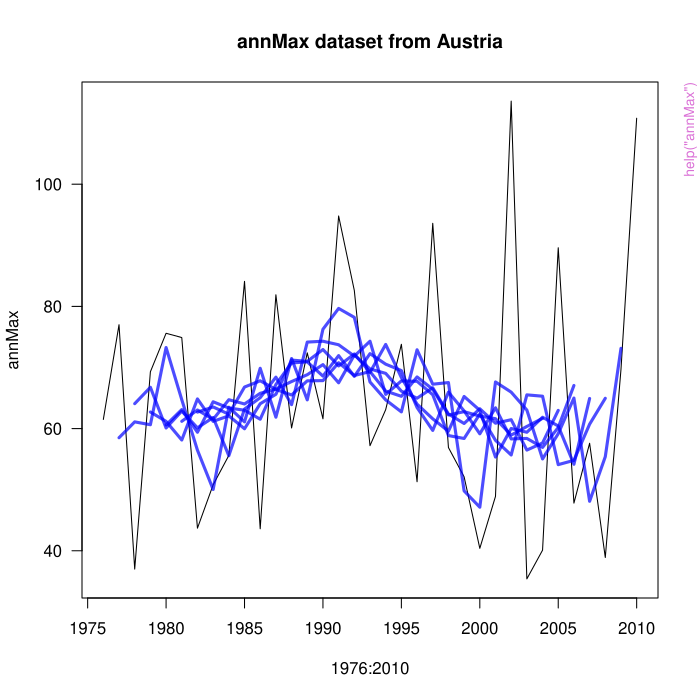

R code for this plot:
pkgname <- "extremeStat"
source(file.path(R.home("share"), "R", "examples-header.R"))
options(warn = 1)
options(pager = "console")
library('extremeStat')

base::assign(".oldSearch", base::search(), pos = 'CheckExEnv')
base::assign(".old_wd", base::getwd(), pos = 'CheckExEnv')
cleanEx()
nameEx("annMax")
### * annMax

flush(stderr()); flush(stdout())

### Name: annMax
### Title: annual discharge maxima (streamflow)
### Aliases: annMax
### Keywords: datasets

### ** Examples


data(annMax)
str(annMax)
str(annMax)
plot(1976:2010, annMax, type="l", las=1, main="annMax dataset from Austria")
# Moving Average with different window widths:
berryFunctions::movAvLines(annMax, x=1976:2010, lwd=3, alpha=0.7)




cleanEx()
nameEx("distLexBoot")
### * distLexBoot

flush(stderr()); flush(stdout())

### Name: distLexBoot
### Title: Bootstrapping uncertainty intervals for return periods
### Aliases: distLexBoot
### Keywords: bootstrap distribution dplot hplot montecarlo ts

### ** Examples


data(annMax)
dlf <- distLextreme(annMax, selection=c("wak","gum","gev","nor"))
dlfB <- distLexBoot(dlf, nbest=4, conf.lev=0.5, n=10) # n low for quick example tests
plotLexBoot(dlfB)




cleanEx()
nameEx("distLextreme")
### * distLextreme

flush(stderr()); flush(stdout())

### Name: distLextreme
### Title: Extreme value stats
### Aliases: distLextreme
### Keywords: distribution dplot hplot ts

### ** Examples


# Basic examples
# BM vs POT
# Plotting options
# weighted mean based on Goodness of fit (GOF)
# Effect of data proportion used to estimate GOF
# compare extremeStat with other packages

library(lmomco)
library(berryFunctions)

data(annMax) # annual streamflow maxima in river in Austria

# Basic examples ---------------------------------------------------------------
dlf <- distLextreme(annMax)
plotLextreme(dlf, log=TRUE)

# Object structure:
str(dlf, max.lev=2)
printL(dlf)

# discharge levels for default return periods:
dlf$returnlev

# Estimate discharge that could occur every 80 years (at least empirically):
Q80 <- distLextreme(dlf=dlf, RPs=80)$returnlev
round(sort(Q80[1:17,1]),1)
# 99 to 143 m^3/s can make a relevant difference in engineering!
# That's why the rows weighted by GOF are helpful. Weights are given as in
plotLweights(dlf) # See also section weighted mean below
# For confidence intervals see ?distLexBoot

# Return period of a given discharge value, say 120 m^3/s:
round0(sort(1/(1-sapply(dlf$parameter, plmomco, x=120) )  ),1)
# exponential:                 every 29 years
# gev (general extreme value dist):  59,
# Weibull:                     every 73 years only


# BM vs POT --------------------------------------------------------------------
# Return levels by Block Maxima approach vs Peak Over Threshold approach:
# BM distribution theoretically converges to GEV, POT to GPD

data(rain, package="ismev")
days <- seq(as.Date("1914-01-01"), as.Date("1961-12-30"), by="days")
BM <- tapply(rain, format(days,"%Y"), max)  ;  rm(days)
dlfBM <- plotLextreme(distLextreme(BM, emp=FALSE), ylim=lim0(100), log=TRUE, nbest=10)
plotLexBoot(distLexBoot(dlfBM, quiet=TRUE), ylim=lim0(100))
plotLextreme(dlfBM, log=TRUE, ylim=lim0(100))

dlfPOT99 <- distLextreme(rain, npy=365.24, trunc=0.99, emp=FALSE)
dlfPOT99 <- plotLextreme(dlfPOT99, ylim=lim0(100), log=TRUE, nbest=10, main="POT 99")
printL(dlfPOT99)

# using only nonzero values (normally yields better fits, but not here)
rainnz <- rain[rain>0]
dlfPOT99nz <- distLextreme(rainnz, npy=length(rainnz)/48, trunc=0.99, emp=FALSE)
dlfPOT99nz <- plotLextreme(dlfPOT99nz, ylim=lim0(100), log=TRUE, nbest=10,
                           main=paste("POT 99 x>0, npy =", round(dlfPOT99nz$npy,2)))

## Not run: 
##D  ## Excluded from CRAN R CMD check because of computing time
##D 
##D dlfPOT99boot <- distLexBoot(dlfPOT99, prop=0.4)
##D printL(dlfPOT99boot)
##D plotLexBoot(dlfPOT99boot)
##D 
##D 
##D dlfPOT90 <- distLextreme(rain, npy=365.24, trunc=0.90, emp=FALSE)
##D dlfPOT90 <- plotLextreme(dlfPOT90, ylim=lim0(100), log=TRUE, nbest=10, main="POT 90")
##D 
##D dlfPOT50 <- distLextreme(rain, npy=365.24, trunc=0.50, emp=FALSE)
##D dlfPOT50 <- plotLextreme(dlfPOT50, ylim=lim0(100), log=TRUE, nbest=10, main="POT 50")
## End(Not run)

ig99 <- ismev::gpd.fit(rain, dlfPOT99$threshold)
ismev::gpd.diag(ig99); title(main=paste(99, ig99$threshold))
## Not run: 
##D ig90 <- ismev::gpd.fit(rain, dlfPOT90$threshold)
##D ismev::gpd.diag(ig90); title(main=paste(90, ig90$threshold))
##D ig50 <- ismev::gpd.fit(rain, dlfPOT50$threshold)
##D ismev::gpd.diag(ig50); title(main=paste(50, ig50$threshold))
## End(Not run)


# Plotting options -------------------------------------------------------------
plotLextreme(dlf=dlf)
# Line colors / select distributions to be plotted:
plotLextreme(dlf, nbest=17, distcols=heat.colors(17), lty=1:5) # lty is recycled
plotLextreme(dlf, selection=c("gev", "gam", "gum"), distcols=4:6, PPcol=3, lty=3:2)
plotLextreme(dlf, selection=c("gpa","glo","wei","exp"), pch=c(NA,NA,6,8),
                 order=TRUE, cex=c(1,0.6, 1,1), log=TRUE, PPpch=c(16,NA), n_pch=20)
# use n_pch to say how many points are drawn per line (important for linear axis)

plotLextreme(dlf, legarg=list(cex=0.5, x="bottom", box.col="red", col=3))
# col in legarg list is (correctly) ignored
## Not run: 
##D ## Excluded from package R CMD check because it's time consuming
##D 
##D plotLextreme(dlf, PPpch=c(1,NA)) # only Weibull plotting positions
##D # add different dataset to existing plot:
##D distLextreme(Nile/15, add=TRUE, PPpch=NA, distcols=1, selection="wak", legend=FALSE)
##D 
##D # Logarithmic axis
##D plotLextreme(distLextreme(Nile), log=TRUE, nbest=8)
##D 
##D 
##D 
##D # weighted mean based on Goodness of fit (GOF) ---------------------------------
##D # Add discharge weighted average estimate continuously:
##D plotLextreme(dlf, nbest=17, legend=FALSE)
##D abline(h=115.6, v=50)
##D RP <- seq(1, 70, len=100)
##D DischargeEstimate <- distLextreme(dlf=dlf, RPs=RP, plot=FALSE)$returnlev
##D lines(RP, DischargeEstimate["weighted2",], lwd=3, col="orange")
##D 
##D # Or, on log scale:
##D plotLextreme(dlf, nbest=17, legend=FALSE, log=TRUE)
##D abline(h=115.9, v=50)
##D RP <- unique(round(logSpaced(min=1, max=70, n=200, plot=FALSE),2))
##D DischargeEstimate <- distLextreme(dlf=dlf, RPs=RP)$returnlev
##D lines(RP, DischargeEstimate["weighted2",], lwd=5)
##D 
##D 
##D # Minima -----------------------------------------------------------------------
##D 
##D browseURL("http://nrfa.ceh.ac.uk/data/station/meanflow/39072")
##D qfile <- system.file("extdata/discharge39072.csv", package="berryFunctions")
##D Q <- read.table(qfile, skip=19, header=TRUE, sep=",", fill=TRUE)[,1:2]
##D rm(qfile)
##D colnames(Q) <- c("date","discharge")
##D Q$date <- as.Date(Q$date)
##D plot(Q, type="l")
##D Qmax <- tapply(Q$discharge, format(Q$date,"%Y"), max)
##D plotLextreme(distLextreme(Qmax, quiet=TRUE))
##D Qmin <- tapply(Q$discharge, format(Q$date,"%Y"), min)
##D dlf <- distLextreme(-Qmin, quiet=TRUE, RPs=c(2,5,10,20,50,100,200,500))
##D plotLextreme(dlf, ylim=c(0,-31), yaxs="i", yaxt="n", ylab="Q annual minimum", nbest=14)
##D axis(2, -(0:3*10), 0:3*10, las=1)
##D -dlf$returnlev[c(1:14,21), ]
##D # Some distribution functions are an obvious bad choice for this, so I use
##D # weighted 3: Values weighted by GOF of dist only for the best half.
##D # For the Thames in Windsor, we will likely always have > 9 m^3/s streamflow
##D 
##D 
##D # compare extremeStat with other packages: ---------------------------------------
##D library(extRemes)
##D plot(fevd(annMax))
##D par(mfrow=c(1,1))
##D return.level(fevd(annMax, type="GEV")) # "GP", "PP", "Gumbel", "Exponential"
##D distLextreme(dlf=dlf, RPs=c(2,20,100))$returnlev["gev",]
##D # differences are small, but noticeable...
##D # if you have time for a more thorough control, please pass me the results!
##D 
##D 
##D # yet another dataset for testing purposes:
##D Dresden_AnnualMax <- c(403, 468, 497, 539, 542, 634, 662, 765, 834, 847, 851, 873,
##D 885, 983, 996, 1020, 1028, 1090, 1096, 1110, 1173, 1180, 1180,
##D 1220, 1270, 1285, 1329, 1360, 1360, 1387, 1401, 1410, 1410, 1456,
##D 1556, 1580, 1610, 1630, 1680, 1734, 1740, 1748, 1780, 1800, 1820,
##D 1896, 1962, 2000, 2010, 2238, 2270, 2860, 4500)
##D plotLextreme(distLextreme(Dresden_AnnualMax))
## End(Not run) # end dontrun




cleanEx()
nameEx("distLfit")
### * distLfit

flush(stderr()); flush(stdout())

### Name: distLfit
### Title: Fit distributions via L-moments
### Aliases: distLfit
### Keywords: distribution dplot hplot univar

### ** Examples


data(annMax)
# basic usage on real data (annual discharge maxima in Austria)
dlf <- distLfit(annMax)
str(dlf, max.lev=2)
printL(dlf)
plotLfit(dlf)

# arguments that can be passed to plotting function:
plotLfit(dlf, lty=2, col=3, nbest=17, legargs=list(lwd=3), main="booh!")
set.seed(42)
dlf_b <- distLfit(rbeta(100, 5, 2))
plotLfit(dlf_b, nbest=10, legargs=c(x="left"))
plotLfit(dlf_b, selection=c("gpa", "glo", "gev", "wak"))
plotLfit(dlf_b, selection=c("gpa", "glo", "gev", "wak"), order=TRUE)
plotLfit(dlf_b, distcols=c("orange",3:6), lty=1:3) # lty is recycled
plotLfit(dlf_b, cdf=TRUE)
plotLfit(dlf_b, cdf=TRUE, histargs=list(do.points=FALSE), sel="nor")


# logarithmic axes:
set.seed(1)
y <- 10^rnorm(300, mean=2, sd=0.3) # if you use 1e4, distLfit will be much slower
hist(y, breaks=20)
berryFunctions::logHist(y, col=8)
dlf <- distLfit(log10(y))
plotLfit(dlf, breaks=50)
plotLfit(dlf, breaks=50, log=TRUE)


# Goodness of fit: how well do the distributions fit the original data?
# measured by RMSE of cumulated distribution function and ?ecdf
# RMSE: root of average of ( errors squared )  ,   errors = line distances
dlf <- distLfit(annMax, ks=TRUE)
plotLfit(dlf, cdf=TRUE, sel=c("wak", "revgum"))
x <- sort(annMax)
segments(x0=x, y0=lmomco::plmomco(x, dlf$parameter$revgum), y1=ecdf(annMax)(x), col=2)
segments(x0=x, y0=lmomco::plmomco(x, dlf$parameter$wak), y1=ecdf(annMax)(x), col=4, lwd=2)
# weights by three different weighting schemes, see distLweights:
plotLweights(dlf)
plotLfit(distLfit(annMax              ), cdf=TRUE, nbest=17)$gof
plotLfit(distLfit(annMax, truncate=0.7), cdf=TRUE, nbest=17)$gof
pairs(dlf$gof[,-(2:5)]) # measures of goodness of fit are correlated quite well here.
dlf$gof

# Kolmogorov-Smirnov Tests for normal distribution return slightly different values:
library(lmomco)
ks.test(annMax, "pnorm", mean(annMax), sd(annMax) )$p.value
ks.test(annMax, "cdfnor", parnor(lmoms(annMax)))$p.value


# Fit all available distributions (30):
## Not run: 
##D # this takes a while...
##D d_all <- distLfit(annMax, speed=FALSE, progbars=TRUE) # 20 sec
##D printL(d_all)
##D plotLfit(d_all, nbest=30, distcols=grey(1:22/29), xlim=c(20,140))
##D plotLfit(d_all, nbest=30, ylim=c(0,0.04), xlim=c(20,140))
##D plotLweights(d_all)
##D d_all$gof
## End(Not run)




cleanEx()
nameEx("distLquantile")
### * distLquantile

flush(stderr()); flush(stdout())

### Name: distLquantile
### Title: distribution quantiles
### Aliases: distLquantile
### Keywords: distribution robust univar

### ** Examples


data(annMax) # Annual Discharge Maxima (streamflow)

distLquantile(annMax, emp=FALSE)[,] # several distribution functions in lmomco
distLquantile(annMax, truncate=0.8, probs=0.95)[,] # POT (annMax already block maxima)
dlf <- distLquantile(annMax, probs=0.95, list=TRUE)
plotLquantile(dlf, linargs=list(lwd=3), nbest=5, breaks=10)
dlf$quant
# Parametric 95% quantile estimates range from 92 to 111!
# But the best fitting distributions all lie aroud 103.

# compare General Pareto Fitting methods
# Theoretically, the tails of distributions converge to GPD (General Pareto)
# q_gpd compares several R packages for fitting and quantile estimation:
dlq <- distLquantile(annMax, weighted=FALSE, quiet=TRUE, probs=0.97, list=TRUE)
dlq$quant
plotLquantile(dlq) # per default best fitting distribution functions
plotLquantile(dlq, row=c("wak","GPD*"), nbest=14)
#pdf("dummy.pdf", width=9)
plotLquantile(dlq, row="GPD*", nbest=13, xlim=c(102,110),
          linargs=list(lwd=3), heights=seq(0.02, 0.005, len=14))
#dev.off()


## Not run: 
##D ## Taken out from CRAN package check because it's slow
##D 
##D # Sanity checks: important for very small samples:
##D x1 <- c(2.6, 2.5, 2.9, 3, 5, 2.7, 2.7, 5.7, 2.8, 3.1, 3.6, 2.6, 5.8, 5.6, 5.7, 5.3)
##D q1 <- distLquantile(x1, sanerange=c(0,500), sanevals=c(NA,500))
##D x2 <- c(6.1, 2.4, 4.1, 2.4, 6, 6.3, 2.9, 6.8, 3.5)
##D q2 <- distLquantile(x2, sanerange=c(0,500), sanevals=c(NA,500), quiet=FALSE)
##D x3 <- c(4.4, 3, 1.8, 7.3, 2.1, 2.1, 1.8, 1.8)
##D q3 <- distLquantile(x3, sanerange=c(0,500), sanevals=c(NA,500))
##D 
##D # weighted distribution quantiles are calculated by different weighting schemes:
##D plotLweights(dlf)
##D 
##D # If speed is important and parameters are already available, pass them via dlf:
##D distLquantile(dlf=dlf, probs=0:5/5, selection=c("wak","gev","kap"))
##D distLquantile(dlf=dlf, truncate=0.3, list=TRUE)$truncate
##D 
##D # censored (truncated, trimmed) quantile, Peak Over Treshold (POT) method:
##D qwak <- distLquantile(annMax, sel="wak", prob=0.95, emp=FALSE, list=TRUE)
##D plotLquantile(qwak, ylim=c(0,0.06) ); qwak$quant
##D qwak2 <-distLquantile(annMax, sel="wak", prob=0.95, emp=FALSE, list=TRUE, truncate=0.6)
##D plotLquantile(qwak2, add=TRUE, distcols="blue")
##D 
##D 
##D # Simulation of truncation effect
##D library(lmomco)
##D #set.seed(42)
##D rnum <- rlmomco(n=1e3, para=dlf$parameter$gev)
##D myprobs <- c(0.9, 0.95, 0.99, 0.999)
##D mytrunc <- seq(0, 0.9, length.out=20)
##D trunceffect <- sapply(mytrunc, function(mt) distLquantile(rnum, selection="gev",
##D                              probs=myprobs, truncate=mt, quiet=TRUE,
##D                              pempirical=FALSE)["gev",])
##D # If more values are truncated, the function runs faster
##D 
##D op <- par(mfrow=c(2,1), mar=c(2,4.5,2,0.5), cex.main=1)
##D dlf1 <- distLquantile(rnum, sel="gev", probs=myprobs, emp=FALSE, list=TRUE)
##D dlf2 <- distLquantile(rnum, sel="gev", probs=myprobs, emp=FALSE, list=TRUE, truncate=0.3)
##D plotLquantile(dlf1, ylab="", xlab="")
##D plotLquantile(dlf2, add=TRUE, distcols=4)
##D legend("right", c("fitted GEV", "fitted with truncate=0.3"), lty=1, col=c(2,4), bg="white")
##D par(mar=c(3,4.5,3,0.5))
##D plot(mytrunc, trunceffect[1,], ylim=range(trunceffect), las=1, type="l",
##D      main=c("High quantiles of 1000 random numbers from gev distribution",
##D            "Estimation based on proportion of lower values truncated"),
##D      xlab="", ylab="parametric quantile")
##D title(xlab="Proportion censored", mgp=c(1.8,1,0))
##D for(i in 2:4) lines(mytrunc, trunceffect[i,])
##D library("berryFunctions")
##D textField(rep(0.5,4), trunceffect[,11], paste0("Q",myprobs*100,"%") )
##D par(op)
##D 
##D trunc <- seq(0,0.1,len=200)
##D dd <- pbsapply(trunc, function(t) distLquantile(annMax,
##D           selection="gpa", weight=FALSE, truncate=t, prob=0.99, quiet=T)[c(1,3),])
##D  plot(trunc, dd[1,], type="o", las=1)
##D lines(trunc, dd[2,], type="o", col=2)
##D 
##D 
##D set.seed(3); rnum <- rlmomco(n=1e3, para=dlf$parameter$gpa)
##D qd99 <- evir::quant(rnum, p=0.99, start=15, end=1000, ci=0.5, models=30)
##D axis(3, at=seq(-1000,0, length=6), labels=0:5/5, pos=par("usr")[3])
##D title(xlab="Proportion truncated", line=-3)
##D mytrunc <- seq(0, 0.9, length.out=30)
##D trunceffect <- sapply(mytrunc, function(mt) distLquantile(rnum, selection="gpa",
##D                       probs=0.99, truncate=mt, plot=FALSE, quiet=TRUE,
##D                       empirical=FALSE, gpd=TRUE))
##D lines(-1000*(1-mytrunc), trunceffect[1,], col=4)
##D lines(-1000*(1-mytrunc), trunceffect[2,], col=3) # interesting...
##D for(i in 3:13) lines(-1000*(1-mytrunc), trunceffect[i,], col=3) # interesting...
##D 
##D # If you want the estimates only for one single truncation, use
##D q_gpd(rnum, probs=myprobs, truncate=0.5)
##D 
## End(Not run) # end dontrun




cleanEx()
nameEx("distLweights")
### * distLweights

flush(stderr()); flush(stdout())

### Name: distLweights
### Title: Compute distribution weights from GOF
### Aliases: distLweights
### Keywords: distribution

### ** Examples

# weights from RMSE vector:
RMSE <- c(gum=0.20, wak=0.17, gam=0.21, gev=0.15)
distLweights(RMSE)
distLweights(RMSE, order=FALSE)

# weights from RMSE in data.frame:
df <- data.frame("99.9%"=2:5, RMSE=sample(3:6))
rownames(df) <- letters[1:4]
df ;  distLweights(df, onlydn=FALSE)

# custom weights:
set.seed(42); x <- data.frame(A=1:5, RMSE=runif(5)) ; x
distLweights(x) # two warnings
distLweights(x, weightc=c("1"=3, "3"=5), onlydn=FALSE)
distLweights(x, weightc=c("1"=3, "3"=5), order=FALSE, onlydn=FALSE)

# real life example:
data(annMax)
cw <- c("gpa"=7, "gev"=3, "wak"=6, "wei"=4, "kap"=3.5, "gum"=3, "ray"=2.1,
        "ln3"=2, "pe3"=2.5, "gno"=4, "gam"=5)
dlf <- distLfit(annMax, weightc=cw, quiet=TRUE, order=FALSE)
plotLweights(dlf)


# GOF judgement by RMSE, not R2 --------
# Both RMSE and R2 are computed with ECDF and TCDF
# R2 may be very good (see below), but fit needs to be close to 1:1 line,
# which is better measured by RMSE

dlf <- distLfit(annMax, ks=TRUE)
op <- par(mfrow=c(1,2), mar=c(3,4,0.5,0.5), mgp=c(1.9,0.7,0))
plot(dlf$gof$RMSE, 17:1, yaxt="n", ylab="", type="o"); axis(2, 17:1, rownames(dlf$gof), las=1)
plot(dlf$gof$R2,   17:1, yaxt="n", ylab="", type="o"); axis(2, 17:1, rownames(dlf$gof), las=1)
par(op)
sel <- c("wak","lap","nor","revgum")
plotLfit(dlf, selection=sel, cdf=TRUE)
dlf$gof[sel,-(2:7)]

x <- sort(annMax, decreasing=TRUE)
ECDF <- ecdf(x)(x)
TCDF <- sapply(sel, function(d) lmomco::plmomco(x,dlf$parameter[[d]]))

plot(TCDF[,"lap"],    ECDF, col="cyan", asp=1, las=1)
points(TCDF[,"nor"],    ECDF, col="green")
#points(TCDF[,"wak"],    ECDF, col="blue")
#points(TCDF[,"revgum"], ECDF, col="red")
abline(a=0, b=1, lwd=3, lty=3)
legend("bottomright", c("lap good RMSE bad R2", "nor bad RMSE good R2"),
       col=c("cyan","green"), lwd=2)
berryFunctions::linReg(TCDF[,"lap"], ECDF, add=TRUE, digits=3, col="cyan", pos1="topleft")
berryFunctions::linReg(TCDF[,"nor"], ECDF, add=TRUE, digits=3, col="green", pos1="left")


# more distinct example (but with fake data)
set.seed(42); x <- runif(30)
y1 <-     x+rnorm(30,sd=0.09)
y2 <- 1.5*x+rnorm(30,sd=0.01)-0.3
plot(x,x, asp=1, las=1, main="High cor (R2) does not necessarily mean good fit!")
berryFunctions::linReg(x, y2, add=TRUE, digits=4, pos1="topleft")
points(x,y2, col="red", pch=3)
points(x,y1, col="blue")
berryFunctions::linReg(x, y1, add=TRUE, digits=4, col="blue", pos1="left")
abline(a=0, b=1, lwd=3, lty=3)




graphics::par(get("par.postscript", pos = 'CheckExEnv'))
cleanEx()
nameEx("extremeStat")
### * extremeStat

flush(stderr()); flush(stdout())

### Name: extremeStat
### Title: Extreme value statistics on a linear scale
### Aliases: extremeStat extremeStat-package
### Keywords: documentation package

### ** Examples

data(annMax) # annual discharge maxima from a stream in Austria
plot(annMax, type="l")
dle <- distLextreme(annMax)
dle$returnlev




cleanEx()
nameEx("plotLexBoot")
### * plotLexBoot

flush(stderr()); flush(stdout())

### Name: plotLexBoot
### Title: Bootstrapping uncertainty intervals for return periods
### Aliases: plotLexBoot
### Keywords: bootstrap distribution dplot hplot montecarlo ts

### ** Examples

# see distLexBoot




cleanEx()
nameEx("plotLextreme")
### * plotLextreme

flush(stderr()); flush(stdout())

### Name: plotLextreme
### Title: Plot extreme value statistics
### Aliases: plotLextreme
### Keywords: distribution dplot hplot

### ** Examples

#see
?distLextreme




cleanEx()
nameEx("plotLfit")
### * plotLfit

flush(stderr()); flush(stdout())

### Name: plotLfit
### Title: Plot distributions fitted with L-moments
### Aliases: plotLfit
### Keywords: distribution hplot

### ** Examples

 # See distLfit




cleanEx()
nameEx("plotLquantile")
### * plotLquantile

flush(stderr()); flush(stdout())

### Name: plotLquantile
### Title: Plot quantiles of distributions fitted with L-moments
### Aliases: plotLquantile
### Keywords: distribution hplot

### ** Examples

# See distLquantile




cleanEx()
nameEx("plotLweights")
### * plotLweights

flush(stderr()); flush(stdout())

### Name: plotLweights
### Title: Distribution rank comparison
### Aliases: plotLweights
### Keywords: distribution hplot

### ** Examples

# see distLweights and distLfit




cleanEx()
nameEx("printL")
### * printL

flush(stderr()); flush(stdout())

### Name: printL
### Title: print dlf objects
### Aliases: printL
### Keywords: list methods print

### ** Examples


# see
?distLextreme




cleanEx()
nameEx("q_gpd")
### * q_gpd

flush(stderr()); flush(stdout())

### Name: q_gpd
### Title: GPD quantile of sample
### Aliases: q_gpd
### Keywords: distribution robust univar

### ** Examples

data(annMax)
q_gpd(annMax)
q_gpd(annMax, truncate=0.6)
q_gpd(annMax, truncate=0.85)
q_gpd(annMax, truncate=0.91)

q_gpd(annMax, package="evir")
q_gpd(annMax, package="evir", method="ml")
q_gpd(annMax, package="evd")
q_gpd(annMax, package="extRemes")
q_gpd(annMax, package="extRemes", method="GMLE")
#q_gpd(annMax, package="extRemes", method="Bayesian") # computes a while
q_gpd(annMax, package="extRemes", method="Lmoments")
q_gpd(annMax, package="extRemes", method="nonsense") # NAs
q_gpd(annMax, package="fExtremes")                   # log warnings
q_gpd(annMax, package="fExtremes", efquiet=TRUE)    # silenced warnings
q_gpd(annMax, package="fExtremes", method= "mle")
q_gpd(annMax, package="ismev")
q_gpd(annMax, package="Renext")
q_gpd(annMax, package="Renext", method="f")
berryFunctions::is.error(q_gpd(annMax, package="nonsense"), force=TRUE)

# compare all at once with
d <- distLquantile(annMax); d
# d <- distLquantile(annMax, speed=FALSE); d # for Bayesian also

q_gpd(annMax, truncate=0.85, package="evd")          # Note about quantiles
q_gpd(annMax, truncate=0.85, package="evir")
q_gpd(annMax, truncate=0.85, package="evir", quiet=TRUE) # No note
q_gpd(annMax, truncate=0.85, package="evir", undertruncNA=FALSE)

q_gpd(annMax, truncate=0.85, package="evir", list=TRUE)
str(  q_gpd(annMax, truncate=0.85, probs=0.6, package="evir", list=TRUE) )# NAs
str(  q_gpd(annMax, package="evir",      list=TRUE)   )
str(  q_gpd(annMax, package="evd",       list=TRUE)   )
str(  q_gpd(annMax, package="extRemes",  list=TRUE)   )
str(  q_gpd(annMax, package="fExtremes", list=TRUE)   )
str(  q_gpd(annMax, package="ismev",     list=TRUE)   )
str(  q_gpd(annMax, package="Renext",    list=TRUE)   )

q_gpd(annMax, package="evir", truncate=0.9, method="ml") # NAs (MLE fails often)

trunc <- seq(0,0.9,len=500)
library("pbapply")
quant <- pbsapply(trunc, function(tr) q_gpd(annMax, pack="evir", method = "pwm",
                                            truncate=tr, quiet=TRUE))
quant <- pbsapply(trunc, function(tr) q_gpd(annMax, pack="lmomco", truncate=tr, quiet=TRUE))
plot(trunc, quant["99%",], type="l", ylim=c(80,130), las=1)
lines(trunc, quant["90%",])
lines(trunc, quant["80%",])
plot(trunc, quant["RMSE",], type="l", las=1)

## Not run: 
##D ## Not run in checks because simulation takes too long
##D 
##D trunc <- seq(0,0.9,len=200)
##D dlfs <- pblapply(trunc, function(tr) distLfit(annMax, truncate=tr, quiet=TRUE, order=FALSE))
##D rmses <- sapply(dlfs, function(x) x$gof$RMSE)
##D plot(trunc, trunc, type="n", ylim=range(rmses,na.rm=TRUE), las=1, ylab="rmse")
##D cols <- rainbow2(17)[rank(rmses[,1])]
##D for(i in 1:17) lines(trunc, rmses[i,], col=cols[i])
##D 
##D dlfs2 <- lapply(0:8/10, function(tr) distLfit(annMax, truncate=tr, quiet=TRUE))
##D pdf("dummy.pdf")
##D dummy <- sapply(dlfs2, function(x)
##D {plotLfit(x, cdf=TRUE, main=x$truncate, ylim=0:1, xlim=c(20,135), nbest=1)
##D title(sub=round(x$gof$RMSE[1],4))
##D })
##D dev.off()
##D 
##D # truncation effect
##D mytruncs <- seq(0, 0.9, len=150)
##D oo <- options(show.error.messages=FALSE, warn=-1)
##D myquants <- sapply(mytruncs, function(t) q_gpd(annMax, truncate=t, quiet=TRUE))
##D options(oo)
##D plot(1, type="n", ylim=range(myquants, na.rm=TRUE), xlim=c(0,0.9), las=1,
##D      xlab="truncated proportion", ylab="estimated quantiles")
##D abline(h=quantileMean(annMax, probs=c(0.8,0.9,0.99)))
##D for(i in 1:3) lines(mytruncs, myquants[i,], col=i)
##D text(0.3, c(87,97,116), rownames(myquants), col=1:3)
##D 
##D 
##D # Underestimation in small samples
##D # create known population:
##D dat <- extRemes::revd(1e5, scale=50, shape=-0.02, threshold=30, type="GP")
##D op <- par(mfrow=c(1,2), mar=c(2,2,1,1))
##D hist(dat, breaks=50, col="tan")
##D berryFunctions::logHist(dat, breaks=50, col="tan")
##D par(op)
##D 
##D # function to estimate empirical and GPD quantiles from subsamples
##D samsizeeffect <- function(n, nrep=30, probs=0.999, trunc=0.5, Q=c(0.4,0.5,0.6))
##D {
##D res <- replicate(nrep, {
##D subsample <- sample(dat, n)
##D qGPD <- q_gpd(subsample, probs=probs, truncate=trunc)
##D qEMP <- berryFunctions::quantileMean(subsample, probs=probs, truncate=trunc)
##D c(qGPD=qGPD, qEMP=qEMP)})
##D apply(res, MARGIN=1, berryFunctions::quantileMean, probs=Q)
##D }
##D 
##D # Run and plot simulations
##D samplesize <- c(seq(20, 150, 10), seq(200,800, 100))
##D results <- pbapply::pblapply(samplesize, samsizeeffect)
##D res <- function(row, col) sapply(results, function(x) x[row,col])
##D berryFunctions::ciBand(yu=res(3,1),yl=res(1,1),ym=res(2,1),x=samplesize,
##D   main="99.9% Quantile underestimation", xlab="subsample size", ylim=c(200,400), colm=4)
##D berryFunctions::ciBand(yu=res(3,2),yl=res(1,2),ym=res(2,2),x=samplesize, add=TRUE)
##D abline(h=berryFunctions::quantileMean(dat, probs=0.999))
##D text(300, 360, "empirical quantile of full sample")
##D text(300, 340, "GPD parametric estimate", col=4)
##D text(300, 300, "empirical quantile estimate", col="green3")
##D 
## End(Not run) # end of dontrun




cleanEx()
nameEx("q_weighted")
### * q_weighted

flush(stderr()); flush(stdout())

### Name: q_weighted
### Title: Compute weighted averages of quantile estimates
### Aliases: q_weighted
### Keywords: distribution

### ** Examples

x <- data.frame(A=1:5, RMSE=runif(5))
distLweights(x, onlydn=FALSE)

q_weighted(x,  onlydn=FALSE)
q_weighted(x,  distLweights(x, weightc=c("1"=3, "3"=5), order=FALSE, onlydn=FALSE)  )

x <- rexp(190)
d <- distLquantile(x)
d2 <- q_weighted(d)
stopifnot(all(d==d2, na.rm=TRUE))

# fast option for adding custom weighted estimates:
cw <- runif(17)
names(cw) <- c("exp", "gam", "gev", "glo", "gno", "gpa", "gum", "kap", "lap",
               "ln3", "nor", "pe3", "ray", "revgum", "rice", "wak", "wei")
dw <- distLweights(d, weightc=cw)
qw1 <- q_weighted(d, weightc=cw); qw1
qw2 <- q_weighted(d, weights=dw); qw2
stopifnot(all(qw1==qw2, na.rm=TRUE))
q_weighted(d, weights=dw, onlyc=TRUE)
q_weighted(d, weights=data.frame(weightc=cw), onlyc=TRUE)

## Not run: 
##D  # time consuming
##D system.time(pbreplicate(5000, q_weighted(d, weightc=cw)))             # 8.5 secs
##D system.time(pbreplicate(5000, q_weighted(d, weights=dw, onlyc=TRUE))) # 0.8 secs
## End(Not run)




cleanEx()
nameEx("quantGPD")
### * quantGPD

flush(stderr()); flush(stdout())

### Name: quantGPD
### Title: Fast GPD quantile estimate
### Aliases: quantGPD
### Keywords: distribution robust univar

### ** Examples

data(annMax)
quantile(annMax, 0.99)
quantGPD(annMax, 0.99)

## Not run: 
##D  # Excluded from CRAN checks to reduce checking time
##D data(rain, package="ismev") ;  rain <- rain[rain>0]
##D hist(rain, breaks=50, col=7)
##D tr <- seq(0,0.999, len=50)
##D qu <- pbapply::pbsapply(tr, quantGPD, x=rain, probs=c(0.9,0.99,0.999) ) # 30 s
##D plot(tr, qu[3,], ylim=range(rain), las=1, type="l")
##D lines(tr, qu[2,], col=2); lines(tr, qu[1,], col=4)
##D 
##D tr <- seq(0.88,0.999, len=50)
##D qu <- pbapply::pbsapply(tr, quantGPD, x=rain, probs=c(0.9,0.99,0.999) ) # 5 s
##D plot(tr, qu[3,], ylim=range(rain), las=1, type="l")
##D lines(tr, qu[2,], col=2); lines(tr, qu[1,], col=4);
##D tail(qu["n",])
##D 
##D library(microbenchmark)
##D data(rain, package="ismev"); rain <- rain[rain>0]
##D mb <- microbenchmark(quantGPD(rain[1:200], truncate=0.8, probs=0.99, addn=F),
##D distLquantile(rain[1:200], sel="gpa", emp=F, truncate=0.8, quiet=T, probs=0.99)[1,1]
##D )
##D boxplot(mb)
##D # since computing the lmoments takes most of the computational time,
##D # there's not much to optimize in large samples like n=2000
##D 
## End(Not run)




cleanEx()
nameEx("weightp")
### * weightp

flush(stderr()); flush(stdout())

### Name: weightp
### Title: distribution weights
### Aliases: weightp
### Keywords: datasets

### ** Examples


data(weightp)
data.frame(weightp)
barplot(weightp, horiz=TRUE, las=1)
stopifnot(   all.equal(sum(weightp), 1)   )

data(annMax) ; data(weightp)
dlf <- distLfit(annMax, weightc=weightp)
dlf$gof
quant <- distLquantile(annMax, weightc=weightp)
quant




### * <FOOTER>
###
cleanEx()
options(digits = 7L)
base::cat("Time elapsed: ", proc.time() - base::get("ptime", pos = 'CheckExEnv'),"\n")
grDevices::dev.off()
###
### Local variables: ***
### mode: outline-minor ***
### outline-regexp: "\\(> \\)?### [*]+" ***
### End: ***
quit('no')
